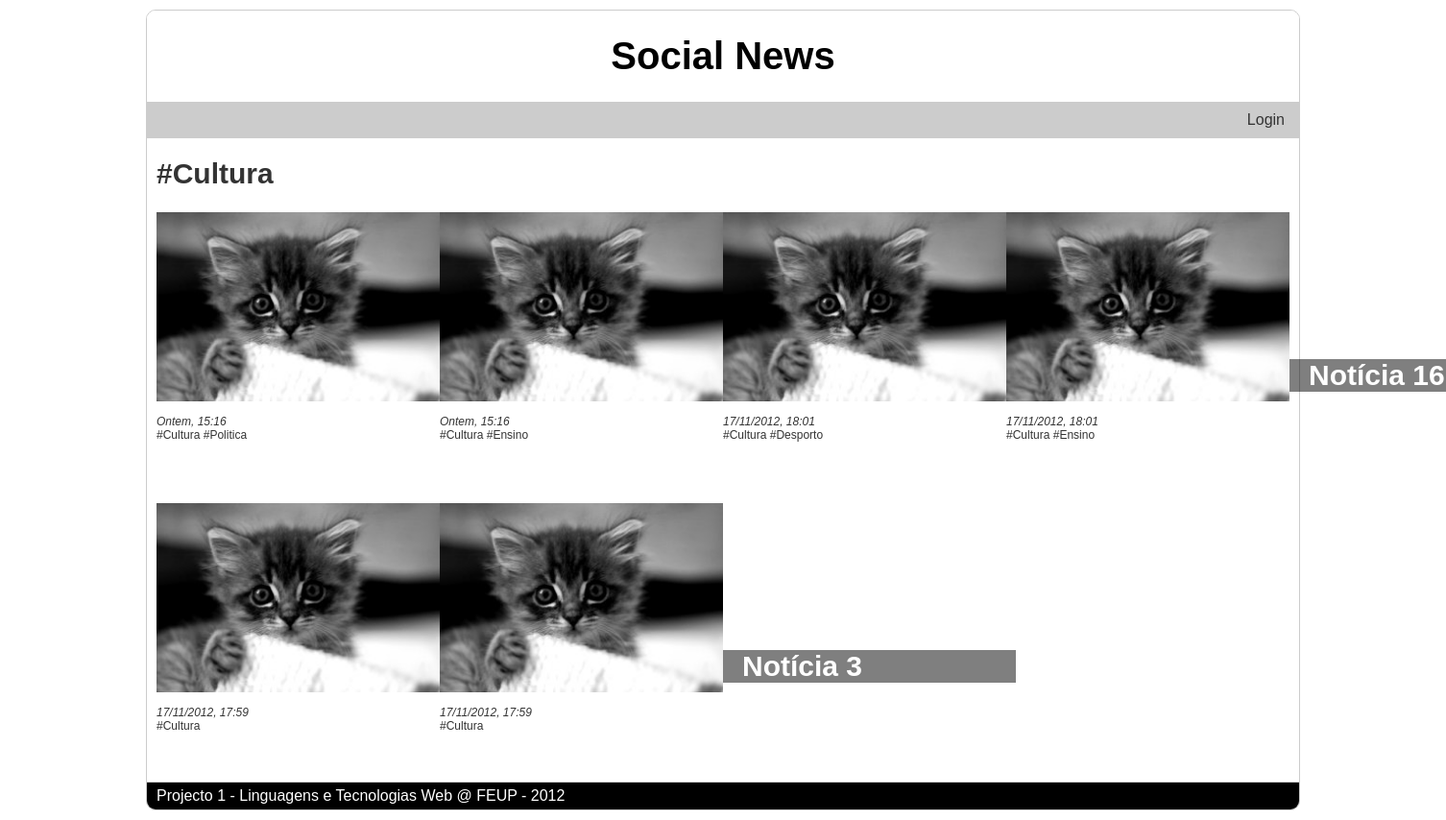
Page /?tag=Cultura on the committed database.
### tables this page shows
CREATE TABLE 'NEWS' (id integer primary key autoincrement, title text, date text, text text, posted_by text, 'url' TEXT);

### db/news_query.php (called while the page is built)
<?php
	require_once 'db/db.php';
	if(isset($id) && !empty($id))
		$sql = 'SELECT id, title, date, text, posted_by, url, tagname FROM news LEFT JOIN tag ON news.id=tag.news_id where id='.$id;
	elseif(isset($tag) && !empty($tag))
		$sql = 'SELECT id, title, date, tagname FROM news LEFT JOIN tag ON news.id=tag.news_id where news.id in (select news_id from tag where tagname=\''.$tag.'\') ORDER BY id DESC';
	else
		$sql = 'SELECT id, title, date, tagname FROM news LEFT JOIN tag ON news.id=tag.news_id where news.id in (select id from news order by id desc limit 12 '.$offset.') ORDER BY id DESC';
	$stmt = $db->query($sql);
	if(!stmt)
	{
		$error=$db->errorInfo();
		echo "Erro: " . $error[2];
	}
	else
		$news = $stmt->fetchAll();
?>

### index.php (the view, shortened to what this page needs)
<?php
	$id = (int)$_GET['id'];
	$tag = $_GET['tag'];
	$p = $_GET['p'];
	$offset = "offset ".$p*12;
	require_once 'db/news_query.php';
?>
<!DOCTYPE html>
<html>
	<head>
		<link rel="stylesheet" href="common/style.css">
	</head>
	<body>
		<div id="cabecalho">
<?php	if(!empty($id) || !empty($tag) || $p!=0)
		echo "<a href=\"./\"><h1>Social News</h1></a>";
	else
		echo "<h1>Social News</h1>";?>
		</div>
		<div id="menu">
			<ul>
<?php
	if(isset($_SESSION['user_type']))
	{
		if($_SESSION['user_type']>0)
		{
			echo "<li><a href=\"nova_noticia.php\">Inserir notícia</a></li>";
		}
		if($_SESSION['user_type']==2)
		{
			echo "<li><a href=\"procurar_utilizador.php\">Gerir utilizadores</a></li>"
			."<li><a href=\"obter_noticias.php\">Obter notícias</a></li>";
		}
		echo "<li><a href=\"editar_perfil_utilizador.php?id=".$_SESSION['user_id']."\">Editar perfil</a></li>";
	}
	else
	{
		echo "<li></li>";
	}
?>
			</ul>
			<ul class="login"><?php
				if(isset($_SESSION['user_type']))
					echo "<li><a href=\"logout.php\">Logout</a></li>";
				else
					echo "<li><a href=\"login.php\">Login</a></li>";?>
			</ul>
		</div>
		<div id="conteudo">
<?php
	if(!empty($tag))
 		echo "<h4>#".$tag."</h4>";
	if(count($news)==0)
		echo "<h4>Nenhuma notícia encontrada</h4>";
	else {
	foreach($news as $i=>$row) {
      if($row['id']==$news[$i-1]['id'])
        echo " <a href=\"./?tag=".$row['tagname']."\">#".$row['tagname']."</a>";
      else
      {
        if(empty($id))
          echo "<div class=\"noticia_index\">
          <h3><a href=\"?id=".$row['id']."\">".$row['title']."</a></h3>
          <a href=\"?id=".$row['id']."\"><img src=\"common/placeholder.jpg\" alt=\"300x200\" href=\"?id=".$row['id']."\"></a>
          <div class=\"newsdetails\">
            <br />";
        if(date('dmY') == date('dmY', $row['date']))
          echo "Hoje, ".date('H:i', $row['date']);
        elseif(date('dmY', time()-86400) == date('dmY', $row['date']))
          echo "Ontem, ".date('H:i', $row['date']);
        else
          echo date('d/m/Y, H:i', $row['date']);
        if($row['tagname']!="")
          echo "</div><div class=\"newstags\"><a href=\"./?tag=".$row['tagname']."\">#".$row['tagname']."</a>";
      }
      if($row['id']!=$news[$i+1]['id']) {
        echo   "</div>";
		echo "</div>";
	}
}
	}?>
		</div>
		<div id="rodape" style="clear:both;">
			<p>Projecto 1 - Linguagens e Tecnologias Web @ FEUP - 2012</p>
		</div>
	</body>
</html>

### common/style.css (style rules this page uses)
html { overflow-y: scroll; }
body { font-family: Century Gothic, sans-serif; margin: 10px auto; border-left: 10px; width: 1200px; color: #333333; border:1px solid #ccc; border-radius:10px; }
div#cabecalho { text-align:center; padding:20px 20px; background-color:white; color:black; border-radius:9px 9px 0 0; background-color:white; }
div#menu { background-color:#ccc; padding:10px; }
a { color: #333333; text-decoration:none; }
div#cabecalho h1 { margin-top: 5px; margin-bottom: 5px; font-size:40px; }
div#cabecalho a { color:black; text-decoration:none; }
div#menu ul { padding-left:0; margin:0; display:inline; }
div#menu li { display:inline; border-right:solid; border-width:2px; border-color:white; padding:0px 5px; }
div#menu li:last-child { border-right:none; }
div#menu ul.login { float:right; }
div#conteudo { margin:0; margin-top:10px; padding:0 10px; }
div#conteudo h3 { margin:0; margin-bottom:10px; font-size:30px; }
div#conteudo h4 { margin-top:20px; margin-bottom:10px; font-size:30px; }
div.noticia_index img { float:left; margin-right:10px; width: 100%; }
div.noticia_index { position:relative; margin-top: 13px; display: inline-block; width: 25%; float: left; height: 290px; }
div.noticia_index>h3 { display: inline-block; position: absolute; width:285px; float: left; bottom:93px; padding:0 5px; word-wrap: break-word; background-color: rgba(0, 0, 0, 0.5); }
div.noticia_index>h3>a { color: white; margin-left: 5px; }
div#rodape { border-top:1px solid #ccc; margin:0; padding:5px 0; border-radius:0 0 9px 9px; background-color:black; color:white; display: inline-block; width: 100%; }
div#rodape p { margin:0 10px; }
div.newsdetails { clear:both; font-size:12px; font-style:italic; }
div.newstags { font-size:12px; }

### rows in the picture
news: date "15:16", tagname "Cultura", tagname "Politica"
news: date "15:16", tagname "Cultura", tagname "Ensino"
news: date "17/11/2012, 18:01", tagname "Cultura", tagname "Desporto"
news: title "Notícia 16", date "17/11/2012, 18:01", tagname "Cultura", tagname "Ensino"
news: date "17/11/2012, 17:59", tagname "Cultura"
news: title "Notícia 3", date "17/11/2012, 17:59", tagname "Cultura"

### other values in the picture
$tag "Cultura"
